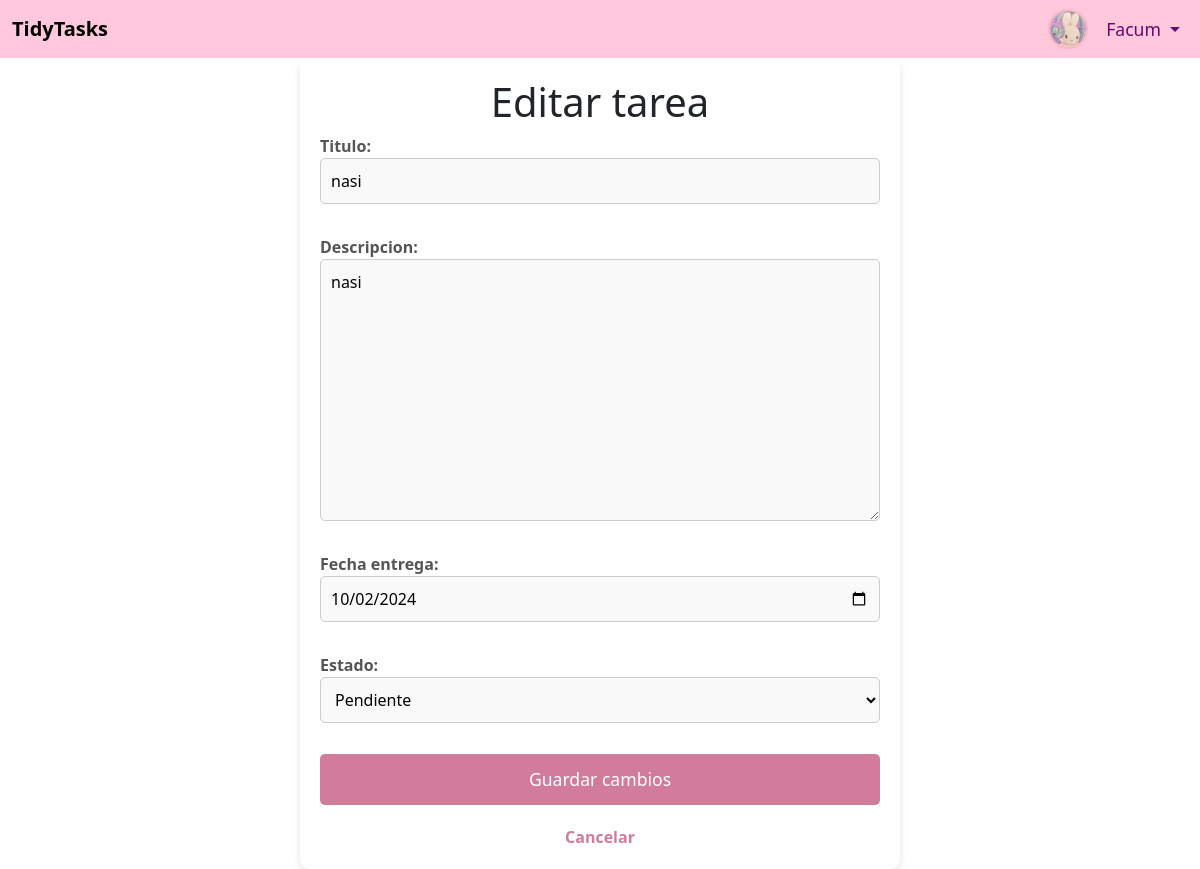
The app's page /tareas/10/editar/ (signed in) with its own data.
### organizador/models.py (models this page shows, shortened)
class User(AbstractBaseUser, PermissionsMixin):
    username = models.TextField(unique=True, null=True, blank=True)
    email = models.EmailField(unique=True)
    default_profile_pic = models.CharField(max_length=255, blank=True, null=True)  # Cambiado a CharField
    is_staff = models.BooleanField(default=False)
    is_active = models.BooleanField(default=True)
    is_superuser = models.BooleanField(default=False)
    objects = UserManager()
    USERNAME_FIELD = 'email'
    REQUIRED_FIELDS = []

class TareaFacultad(models.Model):
    titulo = models.CharField(max_length=200)
    descripcion = models.TextField()
    fecha_entrega = models.DateField()
    estado_opciones = [
        ('P', 'Pendiente'),
        ('C', 'Completada'),
    ]
    estado = models.CharField(max_length=1, choices=estado_opciones, default='P')
    user = models.ForeignKey(settings.AUTH_USER_MODEL, on_delete=models.CASCADE)

### organizador/views.py (the view)
# urls.py: path('tareas/<int:tarea_id>/editar/', views.editar_tarea, name='editar_tarea'),
@login_required
def editar_tarea(request, tarea_id):
    tarea = get_object_or_404(TareaFacultad, id=tarea_id, user=request.user)
    if request.method == 'POST':
        form = TareaFacultadForm(request.POST, instance=tarea)
        if form.is_valid():
            form.save()
            return redirect('lista_tareas')
    else:
        form = TareaFacultadForm(instance=tarea)
    return render(request, 'organizador/facultad/editar_tarea.html', {'form': form})

### organizador/forms.py
class TareaFacultadForm(forms.ModelForm):
    fecha_entrega = forms.DateField(
        input_formats=['%Y-%m-%d'],
        widget=forms.DateInput(attrs={'type': 'date'})
    )
    class Meta:
        model = TareaFacultad
        fields = ['titulo', 'descripcion', 'fecha_entrega', 'estado']

### organizador/templates/organizador/facultad/editar_tarea.html (shortened to what this page needs)
{% include 'organizador/components/head.html' %}
{% include 'organizador/components/navbar.html' %}
<div class="form-container">
    <h1>Editar tarea</h1>
    <form method="POST">
        {{ form.as_p }}
        <button type="submit">Guardar cambios</button>
    </form>
    <a href="{% url 'lista_tareas' %}" class="back-link">Cancelar</a>
</div>

### organizador/templates/organizador/components/navbar.html (shortened to what this page needs)
{% load static %}
<link href="https://stackpath.bootstrapcdn.com/bootstrap/5.3.3/css/bootstrap.min.css" rel="stylesheet">
<link rel="stylesheet" href="https://cdnjs.cloudflare.com/ajax/libs/font-awesome/6.0.0-beta3/css/all.min.css">
<nav class="navbar navbar-expand-lg navbar-custom">
    <div class="container-fluid">
        <a class="navbar-brand" href="{% url 'home' %}">TidyTasks</a>
        <div class="collapse navbar-collapse" id="navbarNav">
            <ul class="navbar-nav ms-auto">
                {% if user.is_authenticated %}
                    <li class="nav-item dropdown d-flex align-items-center">
                        {% if user.profile_pic %}
                            <img src="{{ user.profile_pic.url }}" alt="Profile Pic" class="profile-pic rounded-circle" style="width: 40px; height: 40px; object-fit: cover;">
                        {% elif user.default_profile_pic %}
                            <img src="{% static 'assets/img/icons/'|add:user.default_profile_pic %}" alt="Default Profile Pic" class="profile-pic rounded-circle" style="width: 40px; height: 40px; object-fit: cover;">
                        {% else %}
                            <img src="{% static 'assets/img/icons/icon1.png' %}" alt="Default Profile Pic" class="profile-pic rounded-circle" style="width: 40px; height: 40px; object-fit: cover;">
                        {% endif %}
                        <a class="nav-link dropdown-toggle text-capitalize" href="#" id="navbarDropdown" role="button" data-bs-toggle="dropdown" aria-expanded="false">
                            {{ user.username }}
                        </a>
                    </li>
                {% else %}
                    <li class="nav-item"><a class="nav-link" href="{% url 'login' %}"><i class="fas fa-sign-in-alt"></i> Iniciar Sesión</a></li>
                    <li class="nav-item"><a class="nav-link" href="{% url 'register' %}"><i class="fas fa-user-plus"></i> Registrarse</a></li>
                {% endif %}
            </ul>
        </div>
    </div>
</nav>

### organizador/core/static/core/css/style.css (style rules this page uses)
h1 { color: #d17c9b; text-align: center; margin-bottom: 30px; }
.navbar-custom { background-color: #ffc8dd; padding: 15px; width: 100%; }
.navbar-brand { color: #6a0572; font-weight: bold; font-size: 1.8em; }
.navbar-nav .nav-link { color: #6a0572; font-size: 1.1em; padding-right: 20px; }
.profile-pic { margin-right: 10px; border: 2px solid #ffb6c1; max-width: 100%; overflow: hidden; white-space: nowrap; }
.form-container { max-width: 600px; margin: 0 auto; background-color: #fff; padding: 20px; border-radius: 10px; box-shadow: 0 4px 8px rgba(0, 0, 0, 0.1); }
.form-container form { display: flex; flex-direction: column; gap: 15px; }
.form-container label { font-weight: bold; color: #555; }
.form-container input[type="text"], .form-container input[type="date"], .form-container select, .form-container textarea { width: 100%; padding: 10px; border: 1px solid #ccc; border-radius: 5px; font-size: 1em; background-color: #f9f9f9; transition: border-color 0.3s; }
.form-container button { padding: 12px; background-color: #d17c9b; color: white; border: none; border-radius: 5px; cursor: pointer; font-size: 1.1em; transition: background-color 0.3s; }
.back-link { display: block; text-align: center; margin-top: 20px; color: #d17c9b; text-decoration: none; font-weight: bold; transition: color 0.3s; }

### records on screen
User: default_profile_pic (picture), username "Facum"
TareaFacultad: titulo "nasi", descripcion "nasi", fecha_entrega "10/02/2024", estado "Pendiente"
